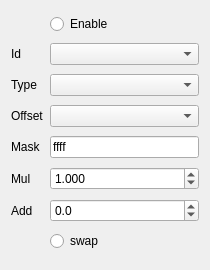
<?xml version="1.0" encoding="UTF-8"?>
<ui version="4.0">
 <class>channel</class>
 <widget class="QWidget" name="channel">
  <property name="geometry">
   <rect>
    <x>0</x>
    <y>0</y>
    <width>210</width>
    <height>270</height>
   </rect>
  </property>
  <property name="windowTitle">
   <string>Form</string>
  </property>
  <layout class="QGridLayout" name="gridLayout">
   <item row="6" column="1">
    <widget class="QComboBox" name="combo_type"/>
   </item>
   <item row="7" column="0">
    <widget class="QLabel" name="label_3">
     <property name="text">
      <string>Offset</string>
     </property>
    </widget>
   </item>
   <item row="1" column="1">
    <widget class="QRadioButton" name="btn_en">
     <property name="text">
      <string>Enable</string>
     </property>
     <property name="autoExclusive">
      <bool>false</bool>
     </property>
    </widget>
   </item>
   <item row="1" column="0">
    <widget class="QLabel" name="lbl_name">
     <property name="text">
      <string/>
     </property>
    </widget>
   </item>
   <item row="9" column="0">
    <widget class="QLabel" name="label_4">
     <property name="text">
      <string>Mul</string>
     </property>
    </widget>
   </item>
   <item row="9" column="1">
    <widget class="QDoubleSpinBox" name="sbox_mul">
     <property name="decimals">
      <number>3</number>
     </property>
     <property name="value">
      <double>1.000000000000000</double>
     </property>
    </widget>
   </item>
   <item row="6" column="0">
    <widget class="QLabel" name="label_2">
     <property name="text">
      <string>Type</string>
     </property>
    </widget>
   </item>
   <item row="7" column="1">
    <widget class="QComboBox" name="combo_offset"/>
   </item>
   <item row="10" column="0">
    <widget class="QLabel" name="label_6">
     <property name="text">
      <string>Add</string>
     </property>
    </widget>
   </item>
   <item row="8" column="0">
    <widget class="QLabel" name="label_5">
     <property name="text">
      <string>Mask</string>
     </property>
    </widget>
   </item>
   <item row="8" column="1">
    <widget class="QLineEdit" name="le_mask">
     <property name="text">
      <string>ffff</string>
     </property>
     <property name="maxLength">
      <number>4</number>
     </property>
    </widget>
   </item>
   <item row="10" column="1">
    <widget class="QDoubleSpinBox" name="sbox_add">
     <property name="decimals">
      <number>1</number>
     </property>
     <property name="minimum">
      <double>-10000.000000000000000</double>
     </property>
     <property name="maximum">
      <double>10000.000000000000000</double>
     </property>
    </widget>
   </item>
   <item row="4" column="1">
    <widget class="QComboBox" name="combo_id">
     <property name="sizeAdjustPolicy">
      <enum>QComboBox::AdjustToContents</enum>
     </property>
    </widget>
   </item>
   <item row="4" column="0">
    <widget class="QLabel" name="label">
     <property name="text">
      <string>Id</string>
     </property>
    </widget>
   </item>
   <item row="11" column="1">
    <widget class="QRadioButton" name="btn_swap">
     <property name="text">
      <string>swap</string>
     </property>
     <property name="autoExclusive">
      <bool>false</bool>
     </property>
    </widget>
   </item>
  </layout>
 </widget>
 <resources/>
 <connections/>
</ui>
